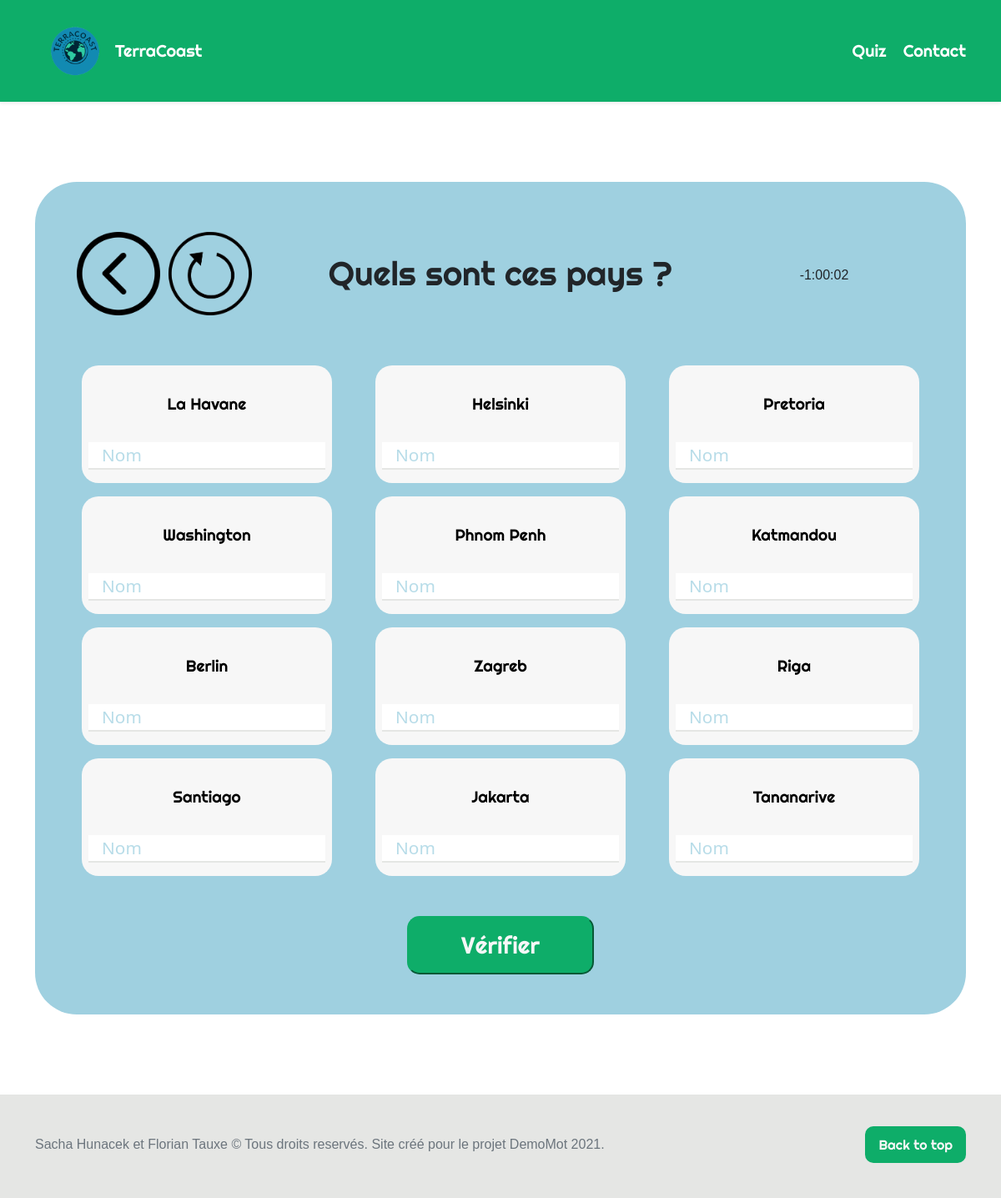
Page /php/quiz/pays-du-monde/countriesWithoutFlags.php on the committed database.
### tables this page shows
CREATE TABLE t_pays (
  idPays INT UNSIGNED PRIMARY KEY AUTO_INCREMENT NOT NULL,
  payAbreviation VARCHAR (2) NOT NULL,
  payCapitale VARCHAR (50) NOT NULL,
  payNom VARCHAR (50) NOT NULL,
  fkContinent int unsigned NOT NULL,
  FOREIGN KEY (fkContinent) REFERENCES t_continent(idContinent)
);

### php/manageDB.php (called while the page is built, shortened)
<?php
    class Database{
        private $connector;
        public function __construct()
        {
            try
            {
                $this->connector = new PDO("mysql:host=localhost;dbname=db_terracoast;charset=utf8" , "root", "root");
            }
            catch (PDOException $e)
            {
            die('Erreur : ' . $e->getMessage());
            }
        }
        private function querySimpleExecute($query)
        {
            $rows = $this->connector->query($query);
            return $this->formatData($rows);
        }
        private function formatData($req)
        {
            $result = $req->fetchAll(PDO::FETCH_ASSOC);
            return $result;
        }
        public function getAllPays(){
            return $this->querySimpleExecute('SELECT * FROM t_pays');
        }
    }
?>

### php/quiz/pays-du-monde/countriesWithoutFlags.php (the view, shortened to what this page needs)
<?php
    include "../../manageDB.php";
    $database = new Database();
?>
<!doctype html>
<html lang="fr">
    <head>
        <link href="../../../css/bootstrap.min.css" rel="stylesheet">
        <link href="../../../css/styles.css" rel="stylesheet">
    </head>
    <body>
        <header>
            <div class="navbar navbar-dark bg-dark shadow-sm">
                <div class="container container-2">
                    <a href="../../index.php" class="navbar-brand d-flex align-items-center">
                        <img class="logoNavbar" src="../../../img/icon/logo-trans2.png" alt="logo de la terre">
                        <strong class="fw-light">TerraCoast</strong>
                    </a>
                    <div class="contianer-1">
                        <a href="../../list-quiz.php" class="navbar-brand d-flex align-items-center">
                            <strong styles="padding-left: 3rem;" class="fw-light escape-navbar">Quiz</strong>
                        </a>
                        <a href="../../contact.php" class="navbar-brand d-flex align-items-center">
                            <strong class="fw-light">Contact</strong>
                        </a>
                    </div>
                </div>
            </div>
        </header>
        <section class="py-5 text-center container">
            <div class="album py-5 bg-light">
                <div class="container-f">
                    <div class="row row-cols-1 row-cols-sm-2 row-cols-md-3 g-3 boxQuiz-1">
                        <div class="titleResult">
                            <a href="../../list-quiz.php"><img class="arrowLeft" src="../../../img/icon/arrow.png" alt="flèche de retour"/></a>
                            <a href="countriesWithoutFlags.php"><img class="btnReload" src="../../../img/icon/reload.png" alt="refresh"/></a>
                            <p id="text" class="timer"></p>
                            <div class="titleResult-1">
                                <p class="titleQuiz">Quels sont ces pays ?</p>
                            </div>
                        </div>
                        <form method="post" action="checkCountriesWithoutFlags.php" enctype="multipart/form-data" >
                            <div class="flexForm">
                                <?php
                                    $pays = $database->getAllPays();
                                    for ($i=0; $i < min(12, count($pays)); $i++)
                                    {
                                        $rnd = rand(0, count($pays) - 1);
                                        $pay = $pays[$rnd];
                                            echo "
                                                <div class=' cardQuiz-1'>
                                                    <p class='textCard'>" .$pay['payCapitale'] . "</p>
                                                    <div class='form__group field'>
                                                        <input type='input' class='form__field' placeholder='Réponse...' name='name[]' id='name'/>
                                                        <label for='name' class='form__label'>Nom</label>
                                                    </div>
                                                </div>
                                            ";
                                        array_splice($pays, $rnd, 1);
                                    }
                                ?>
                            </div>
                            <div>
                                <input type='submit' class='btnCheck' value='Vérifier' name='btnCheck' id='btnCheck'/>
                            </div>
                        </form>
                    </div>
                </div>
            </div>
        </section>
        <footer class="text-muted py-5">
            <div class="container">
                <p class="float-end mb-1">
                    <a href="#" class="buttonUp">Back to top</a>
                </p>
                <p class="mb-1">Sacha Hunacek et Florian Tauxe &copy; Tous droits reservés. Site créé pour le projet DemoMot 2021.</p>
            </div>
        </footer>
    </body>
</html>

### rows in the picture
t_pays: payCapitale "La Havane"
t_pays: payCapitale "Helsinki"
t_pays: payCapitale "Pretoria"
t_pays: payCapitale "Washington"
t_pays: payCapitale "Phnom Penh"
t_pays: payCapitale "Katmandou"
t_pays: payCapitale "Berlin"
t_pays: payCapitale "Zagreb"
t_pays: payCapitale "Riga"
t_pays: payCapitale "Santiago"
t_pays: payCapitale "Jakarta"
t_pays: payCapitale "Tananarive"
